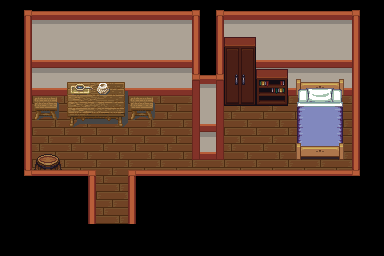

Below is a game level as drawn by its tile map, then a one-line description and the .tmx that defines it (tile-layer data replaced by summaries):
An orthogonal 12x8 tile map with 32x32 px tiles, 9 tile layers (Ground, Black, Walls, Decor, ...), 1 hidden layer not drawn, 10 tilesets and 2 objects (2x WARP).

<map version="1.0" orientation="orthogonal" width="12" height="8" tilewidth="32" tileheight="32">
 <properties>
  <property name="music" value="h_theme.ogg" />
 </properties>
 <tileset firstgid="1" name="collision" tilewidth="32" tileheight="32">
  <image source="../tiles/collision.png" width="64" height="32" />
 </tileset>
 <tileset firstgid="3" name="shrine" tilewidth="32" tileheight="32">
  <image source="../tiles/shrine.png" width="224" height="512" />
 </tileset>
 <tileset firstgid="115" name="mountains" tilewidth="32" tileheight="32">
  <image source="../tiles/mountains.png" width="416" height="288" />
 </tileset>
 <tileset firstgid="232" name="inside" tilewidth="32" tileheight="32">
  <image source="../tiles/inside.png" width="320" height="320" />
 </tileset>
 <tileset firstgid="332" name="country" tilewidth="32" tileheight="32">
  <image source="../tiles/country.png" width="160" height="128" />
 </tileset>
 <tileset firstgid="352" name="magecity" tilewidth="32" tileheight="32">
  <image source="../tiles/magecity.png" width="256" height="1450" />
 </tileset>
 <tileset firstgid="712" name="barrel" tilewidth="32" tileheight="32">
  <image source="../tiles/barrel.png" width="128" height="64" />
 </tileset>
 <tileset firstgid="720" name="farming_fishing" tilewidth="32" tileheight="32">
  <image source="../tiles/farming_fishing.png" trans="ff00ff" width="640" height="640" />
 </tileset>
 <tileset firstgid="1120" name="kitchen" tilewidth="32" tileheight="32">
  <image source="../tiles/kitchen.png" width="64" height="128" />
 </tileset>
 <tileset firstgid="1128" name="cabinets" tilewidth="32" tileheight="32">
  <image source="../tiles/cabinets.png" width="192" height="416" />
 </tileset>
 <layer name="Ground" width="12" height="8">
  <data>[96 cells, 31 non-empty, 1 distinct tile ids]</data>
 </layer>
 <layer name="Black" width="12" height="8">
  <data>[96 cells, 37 non-empty, 1 distinct tile ids]</data>
 </layer>
 <layer name="Walls" width="12" height="8">
  <data>[96 cells, 44 non-empty, 10 distinct tile ids]</data>
 </layer>
 <layer name="Decor" width="12" height="8">
  <data>[96 cells, 21 non-empty, 20 distinct tile ids]</data>
 </layer>
 <layer name="Decor2" width="12" height="8">
  <data>[96 cells, 5 non-empty, 5 distinct tile ids]</data>
 </layer>
 <layer name="Fringe" width="12" height="8">
  <data>[96 cells, 0 non-empty, 0 distinct tile ids]</data>
 </layer>
 <layer name="Over" width="12" height="8">
  <data>[96 cells, 13 non-empty, 5 distinct tile ids]</data>
 </layer>
 <layer name="Over2" width="12" height="8">
  <data>[96 cells, 21 non-empty, 5 distinct tile ids]</data>
 </layer>
 <layer name="Over3" width="12" height="8">
  <data>[96 cells, 4 non-empty, 4 distinct tile ids]</data>
 </layer>
 <layer name="Collision" width="12" height="8" visible="0">
  <data>[96 cells, 67 non-empty, 1 distinct tile ids]</data>
 </layer>
 <objectgroup name="Warps" width="12" height="8">
  <object name="exit" type="WARP" x="96" y="224" width="32" height="32">
   <properties>
    <property name="DEST_MAP" value="main" />
    <property name="DEST_NAME" value="Exit house3" />
   </properties>
  </object>
  <object name="Exit main" type="WARP" x="96" y="192" width="32" height="32" />
 </objectgroup>
</map>
